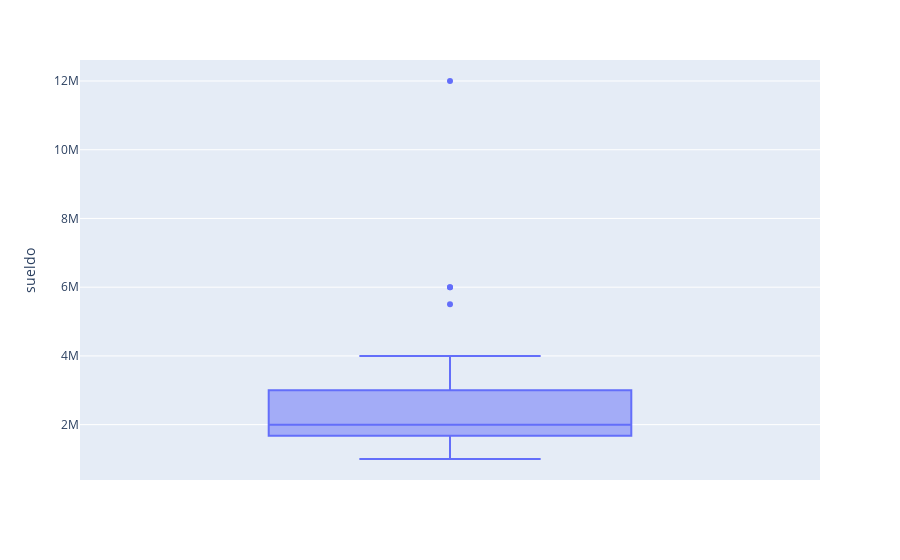

Source (notebook cell):
### Code cell
fig = px.box(df_empleados, y="sueldo")
fig.show()

### Figure 1 — Plotly figure (JSON) as saved in the notebook; plotly's stock layout.template omitted (floating-point values rounded to 4 significant figures)
{"data": [{"alignmentgroup": "True", "hovertemplate": "sueldo=%{y}<extra></extra>", "legendgroup": "", "marker": {"color": "#636efa"}, "name": "", "notched": false, "offsetgroup": "", "orientation": "v", "showlegend": false, "type": "box", "x0": " ", "xaxis": "x", "y": [1000000, 2000000, 3000000, 1700000, 6000000, 2700000, 1600000, 12000000, 2700000, 2700000, 3000000, 1500000, 4000000, 1200000, 3000000, 2000000, 5500000, 1900000, 1000000, 1800000, 1600000, 1800009, 1678000, 2000000, 2000000, 4000000, 6000000, 2500000, 2000000, 1500000, 1750000, 1800000, 1680000], "y0": " ", "yaxis": "y"}], "layout": {"boxmode": "group", "legend": {"tracegroupgap": 0}, "margin": {"t": 60}, "xaxis": {"anchor": "y", "domain": [0, 1]}, "yaxis": {"anchor": "x", "domain": [0, 1], "title": {"text": "sueldo"}}}}
